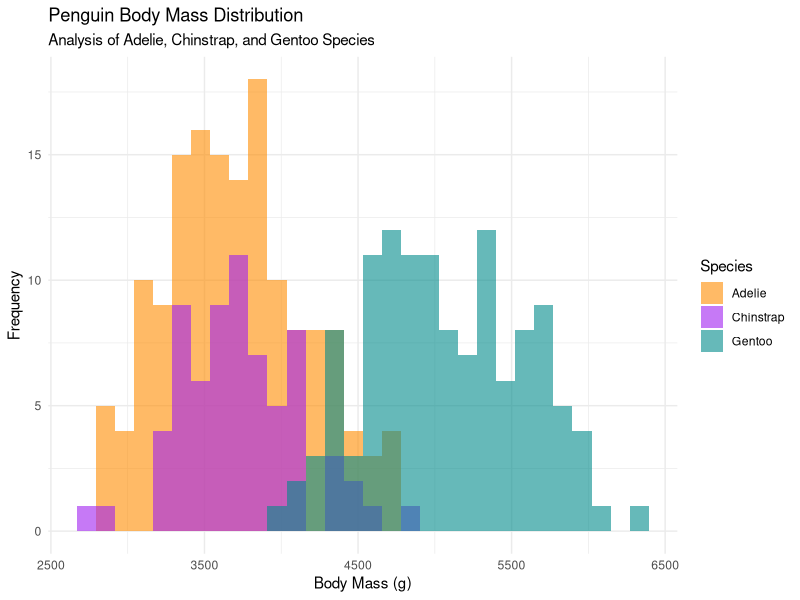

Recreate this plot in R.
# Project: Finals R Project
# Category: e. Data Visualization (Script 1)
# Description: Distribution of Body Mass by Species using ggplot2

library(palmerpenguins)
library(ggplot2)

# ====== CREATING THE PLOT ======
# data - dataset you will use
# aes() - aesthetics = maps data columns to visual properties
# x = body_mass_g - put the body mass column on the horizontal axis
# fill = species - color the bars differently for each species(columns on your datset)
ggplot(data = penguins, aes(x = body_mass_g, fill = species)) +
  
  # COUNTS HOW MANY PENGUINS FALL INTO EACH bin/range of body mass, then create a bars for them
  # geom_histogram() - built-in functions that automatically display the frequency
  #alpha = 0.6 - transparency
    # why 0.6? - let overlap the bars colors and mix the colors
  #position = "identity" - make the bars overlap to each other
  # bins = 30 - bins is how many bars the histogram has
  geom_histogram(alpha = 0.6, position = "identity", bins = 30) +
  
  #putting custom colors
  # scale_fill_manualy() - its like saying " iwant to set manually the color
  # values =c() - named victor, the value you have on your species column
  scale_fill_manual(values = c("Adelie" = "darkorange", "Chinstrap" = "purple", "Gentoo" = "cyan4")) +
  
  #labels
  labs(
    title = "Penguin Body Mass Distribution",
    subtitle = "Analysis of Adelie, Chinstrap, and Gentoo Species",
    x = "Body Mass (g)",
    y = "Frequency",
    fill = "Species"
  ) +
  theme_minimal()
